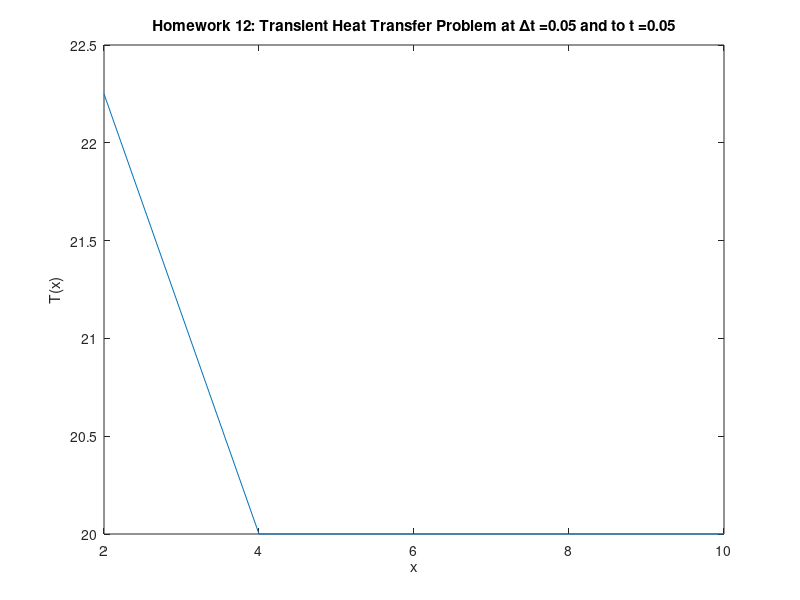

This figure's MATLAB source:
%HW12 
clear
clc

k = .01;
L = 10;
num_cells = 5;
del_t = 0.05;
end_time = 0.05;
num_time_steps = end_time/del_t;
T_in = 200;
T_0 = 20;
T_a = 20;

del_x = L/num_cells;

sub = del_t/del_x^2;
dia = (1 - (2/del_x^2+k)*del_t);
sup = del_t/del_x^2;

col_data = [sub dia sup];

for i=2:num_cells-1
    for j = 1: 3
        A(i,i-2+j) = col_data(j);
    end
end

A(1,1:2) = [dia sup];
A(num_cells, num_cells-1:num_cells) = [sub dia];
A(num_cells, num_cells-1) = sup+sub;

frc = k*del_t*T_a;

W(1:num_cells,1) = frc;
W(1,1) = sub*T_in+frc;
W(num_cells,1) = frc + (0);

T = ones(num_cells,1)*T_0;

x_plot = [del_x:del_x:L];
figure(1)
for i=1:num_time_steps
    
    T_new = A*T+W;
    
    plot(x_plot, T_new);
    hold on
    T=T_new;
end
hold off

title(['Homework 12: Transient Heat Transfer Problem at \Deltat =' num2str(del_t) ' and to t =' num2str(end_time)]);
xlabel('x');
ylabel('T(x)');
print('hw12p5','-dpng');